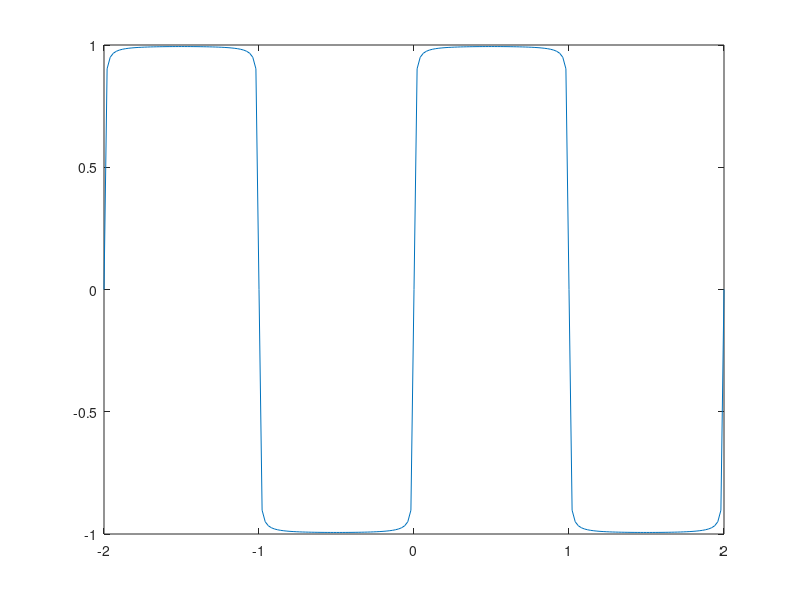

This figure's MATLAB source:
t=-2:2/100:2;% periodo T=2
s=0;

for k=1:50
    s=s+4/pi*1/(2*k-1)*sin((2*k-1)*pi*t);
    plot(t,s)
    pause(0.5)
end